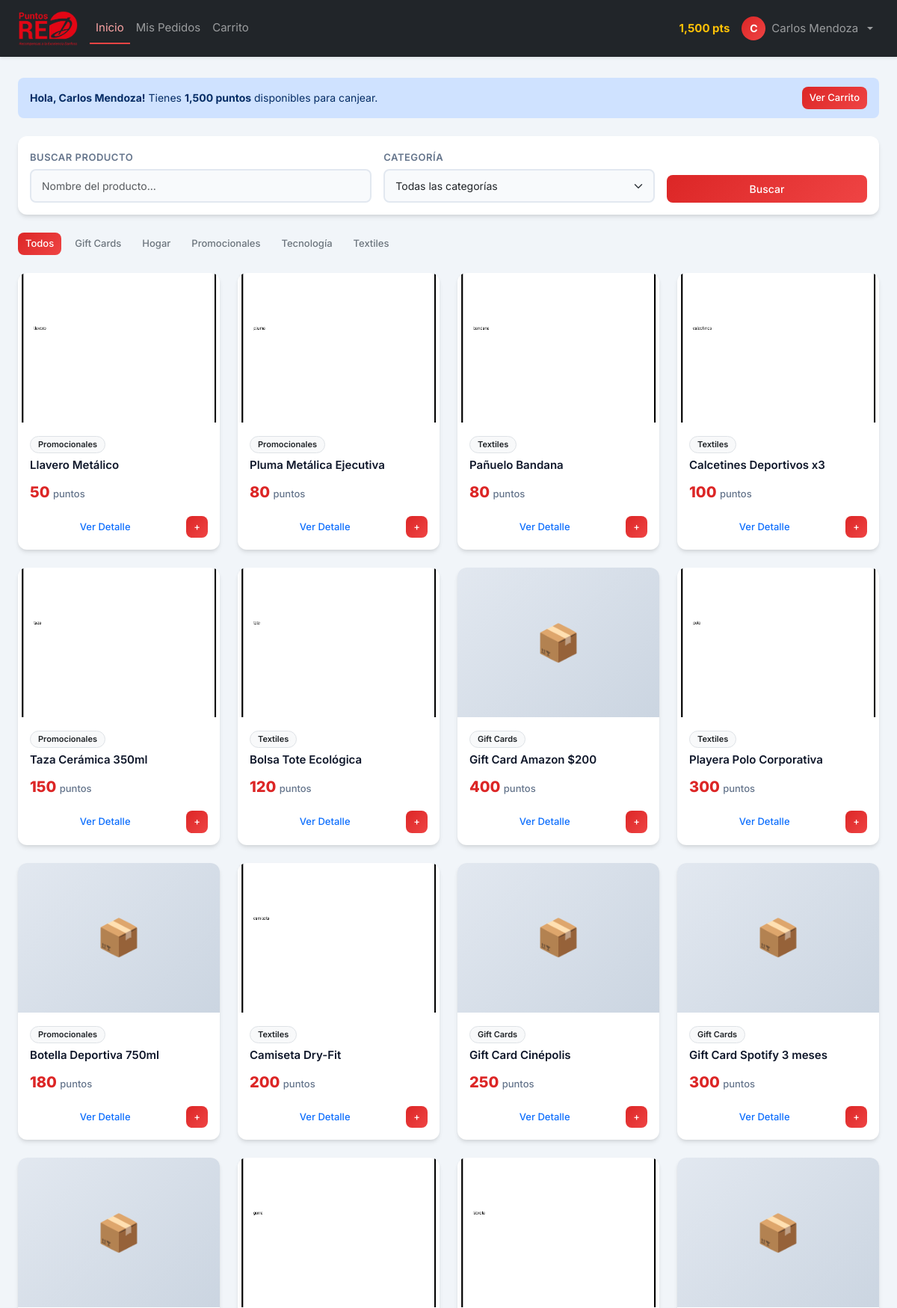
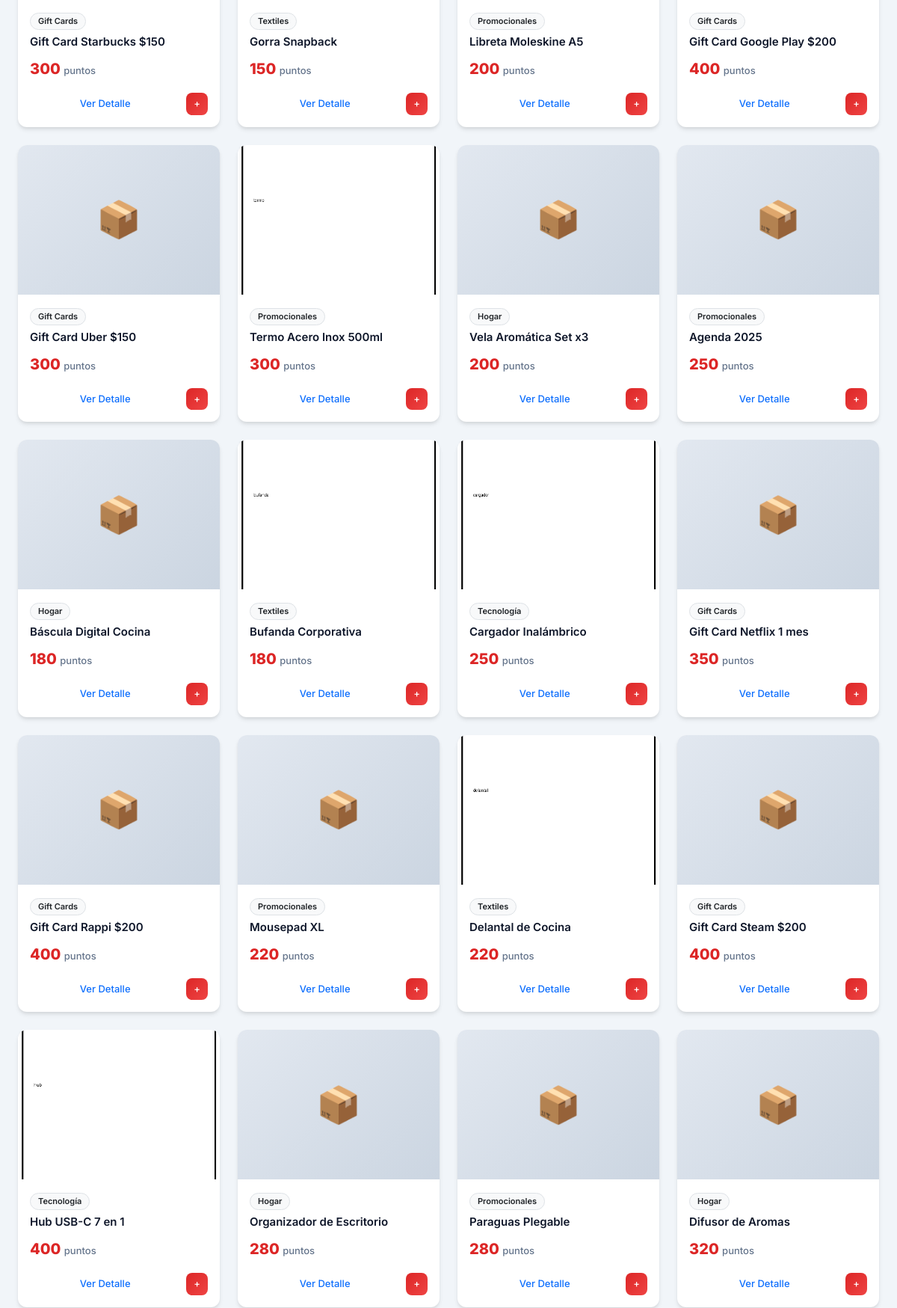
The app's page /usuario/index.php (signed in, upper part) with its own data (2 pictures, top to bottom).
### tables this page shows
CREATE TABLE categorias (
    id          INT UNSIGNED AUTO_INCREMENT PRIMARY KEY,
    nombre      VARCHAR(100) NOT NULL,
    descripcion TEXT,
    fecha_creacion DATETIME DEFAULT CURRENT_TIMESTAMP
);

CREATE TABLE productos (
    id              INT UNSIGNED AUTO_INCREMENT PRIMARY KEY,
    nombre          VARCHAR(200) NOT NULL,
    descripcion     TEXT,
    categoria_id    INT UNSIGNED NOT NULL,
    precio_puntos   INT UNSIGNED NOT NULL,                
    precio_pesos   DECIMAL(10,2) DEFAULT 0,            
    stock           INT UNSIGNED NOT NULL DEFAULT 0,
    imagen_url      VARCHAR(500) DEFAULT 'assets/img/productos/default.png',
    fecha_creacion  DATETIME DEFAULT CURRENT_TIMESTAMP,
    CONSTRAINT fk_producto_categoria FOREIGN KEY (categoria_id)
        REFERENCES categorias(id) ON DELETE RESTRICT ON UPDATE CASCADE
);

### includes/sesion.php (called while the page is built, shortened)
<?php
require_once __DIR__ . '/../config/seguridad.php';
function obtener_usuario_sesion() {
    return [
        'id'     => $_SESSION['usuario_id'] ?? 0,
        'nombre' => $_SESSION['nombre']     ?? '',
        'email'  => $_SESSION['email']      ?? '',
        'rol'    => $_SESSION['rol']        ?? '',
        'puntos' => $_SESSION['puntos']     ?? 0,
    ];
}
function obtener_ruta_base() {
    $script = $_SERVER['SCRIPT_FILENAME'];
    if (
        strpos($script, '/admin/') !== false || strpos($script, '\\admin\\') !== false ||
        strpos($script, '/usuario/') !== false || strpos($script, '\\usuario\\') !== false ||
        strpos($script, '/api/') !== false || strpos($script, '\\api\\') !== false
    ) {
        return '../';
    }
    return '';
}

### config/seguridad.php (called while the page is built, shortened)
<?php
function sanitizar_salida($texto) {
    return htmlspecialchars($texto ?? '', ENT_QUOTES, 'UTF-8');
}

### usuario/index.php (the view, shortened to what this page needs)
<?php
require_once '../includes/sesion.php';
require_once '../config/conexion.php';
$usuario = obtener_usuario_sesion();
$stmt = $pdo->prepare("SELECT id, nombre FROM categorias ORDER BY nombre");
$stmt->execute();
$categorias = $stmt->fetchAll();
$categoria_id = isset($_GET['categoria']) && is_numeric($_GET['categoria']) ? (int)$_GET['categoria'] : null;
$busqueda     = trim($_GET['buscar'] ?? '');
$sql    = "SELECT p.*, c.nombre AS categoria_nombre FROM productos p INNER JOIN categorias c ON p.categoria_id = c.id WHERE 1=1";
$params = [];
$sql .= " ORDER BY p.stock DESC, p.nombre";
$stmt = $pdo->prepare($sql);
$stmt->execute($params);
$productos = $stmt->fetchAll();
?>
<!DOCTYPE html>
<html lang="es">
<head>
    <link href="https://cdn.jsdelivr.net/npm/bootstrap@5.3.2/dist/css/bootstrap.min.css" rel="stylesheet">
    <link href="../assets/css/estilos.css" rel="stylesheet">
</head>
<body>
<?php require_once '../includes/navbar.php'; ?>
<div class="main-content">
<div class="container-fluid px-4">
    <div class="alert alert-primary d-flex align-items-center justify-content-between mb-4 rounded-3" role="alert">
        <div>
            <strong>Hola, <?= sanitizar_salida($usuario['nombre']) ?>!</strong>
            Tienes <strong><?= number_format($usuario['puntos']) ?> puntos</strong> disponibles para canjear.
        </div>
        <a href="carrito.php" class="btn btn-primary btn-sm">Ver Carrito</a>
    </div>
    <div class="card mb-4">
        <div class="card-body py-3">
            <form method="GET" action="index.php" class="row g-3 align-items-end" id="formFiltros">
                <div class="col-md-5">
                    <label class="form-label">Buscar Producto</label>
                    <input type="text" class="form-control" name="buscar" id="inputBuscar"
                           placeholder="Nombre del producto..."
                           value="<?= sanitizar_salida($busqueda) ?>">
                </div>
                <div class="col-md-4">
                    <label class="form-label">Categoría</label>
                    <select class="form-select" name="categoria" id="selectCategoria">
                        <option value="">Todas las categorías</option>
                    </select>
                </div>
                <div class="col-md-3">
                    <button type="submit" class="btn btn-primary w-100">Buscar</button>
                </div>
            </form>
        </div>
    </div>
    <div class="d-flex flex-wrap gap-2 mb-4">
        <a href="index.php" class="btn btn-sm <?= $categoria_id === null && empty($busqueda) ? 'btn-primary' : 'btn-outline-secondary' ?>">
            Todos
        </a>
        <?php foreach ($categorias as $cat): ?>
        <a href="index.php?categoria=<?= $cat['id'] ?>"
           class="btn btn-sm <?= $categoria_id === (int)$cat['id'] ? 'btn-primary' : 'btn-outline-secondary' ?>">
            <?= sanitizar_salida($cat['nombre']) ?>
        </a>
        <?php endforeach; ?>
    </div>
    <div class="row g-4" id="gridProductos">
        <?php if (empty($productos)): ?>
        <div class="col-12 text-center py-5">
            <div style="font-size:64px">🔍</div>
            <h4 class="text-muted">No se encontraron productos</h4>
            <a href="index.php" class="btn btn-primary mt-3">Ver todos los productos</a>
        </div>
        <?php else: ?>
        <?php foreach ($productos as $p): ?>
        <div class="col-xl-3 col-lg-4 col-md-6">
            <div class="product-card card">
                <div class="product-img-placeholder" onclick="verDetalleProducto(<?= htmlspecialchars(json_encode($p), ENT_QUOTES) ?>)" style="cursor:pointer">
                    <img src="../<?= sanitizar_salida($p['imagen_url']) ?>"
                         alt="<?= sanitizar_salida($p['nombre']) ?>"
                         class="product-img"
                         onerror="this.parentElement.innerHTML='<div class=\'product-img-placeholder\'>📦</div>'">
                </div>
                <div class="card-body d-flex flex-column">
                    <div class="mb-1">
                        <span class="badge bg-light text-dark border" style="font-size:11px">
                            <?= sanitizar_salida($p['categoria_nombre']) ?>
                        </span>
                    </div>
                    <div class="product-name"><?= sanitizar_salida($p['nombre']) ?></div>
                    <div class="product-price mt-auto">
                        <?= number_format($p['precio_puntos']) ?>
                        <span>puntos</span>
                    </div>
                    <div class="d-flex gap-2 mt-3">
                        <button class="btn btn-outline-primary btn-sm flex-grow-1"
                                onclick="verDetalleProducto(<?= htmlspecialchars(json_encode($p), ENT_QUOTES) ?>)">
                            Ver Detalle
                        </button>
                        <?php if ($p['stock'] > 0): ?>
                        <button class="btn btn-primary btn-sm"
                                onclick="agregarCarritoRapido(<?= $p['id'] ?>, '<?= sanitizar_salida($p['nombre']) ?>')"
                                title="Agregar al carrito">
                            +
                        </button>
                        <?php endif; ?>
                    </div>
                </div>
            </div>
        </div>
        <?php endforeach; ?>
        <?php endif; ?>
    </div>
</div>
</div>
</body>
</html>

### includes/navbar.php (shortened to what this page needs)
<?php
$usuario_sesion = obtener_usuario_sesion();
$nombre_usuario = sanitizar_salida($usuario_sesion['nombre']);
$puntos_usuario = number_format($usuario_sesion['puntos']);
$rol_usuario    = $usuario_sesion['rol'];
$base = obtener_ruta_base();
?>
<nav class="navbar navbar-expand-lg navbar-dark bg-dark shadow-sm sticky-top">
    <div class="container-fluid px-4">
        <a class="navbar-brand d-flex align-items-center gap-2" href="<?= $base ?>index.php">
            <img src="<?= $base ?>assets/img/menu.png" alt="Puntos Red" style="width: 80px; height: 50px; object-fit: contain;">
        </a>
        <div class="collapse navbar-collapse" id="navbarPrincipal">
            <?php if ($rol_usuario === 'admin'): ?>
            <!-- ================================================
                 MENÚ ADMINISTRADOR
                 ================================================ -->
            <ul class="navbar-nav me-auto mb-2 mb-lg-0">
                <li class="nav-item">
                    <a class="nav-link <?= basename($_SERVER['PHP_SELF']) === 'index.php' && strpos($_SERVER['PHP_SELF'], 'admin') !== false ? 'active' : '' ?>"
                       href="<?= $base ?>admin/index.php">
                        Dashboard
                    </a>
                </li>
                <li class="nav-item">
                    <a class="nav-link <?= basename($_SERVER['PHP_SELF']) === 'productos.php' ? 'active' : '' ?>"
                       href="<?= $base ?>admin/productos.php">
                        Productos
                    </a>
                </li>
                <li class="nav-item">
                    <a class="nav-link <?= basename($_SERVER['PHP_SELF']) === 'usuarios.php' ? 'active' : '' ?>"
                       href="<?= $base ?>admin/usuarios.php">
                        Usuarios
                    </a>
                </li>
                <li class="nav-item">
                    <a class="nav-link <?= basename($_SERVER['PHP_SELF']) === 'puntos_masivos.php' ? 'active' : '' ?>"
                       href="<?= $base ?>admin/puntos_masivos.php">
                        Puntos Masivos
                    </a>
                </li>
                <li class="nav-item">
                    <a class="nav-link <?= basename($_SERVER['PHP_SELF']) === 'pedidos.php' ? 'active' : '' ?>"
                       href="<?= $base ?>admin/pedidos.php">
                        Pedidos
                    </a>
                </li>
                <li class="nav-item">
                    <a class="nav-link <?= basename($_SERVER['PHP_SELF']) === 'reportes.php' ? 'active' : '' ?>"
                       href="<?= $base ?>admin/reportes.php">
                        Reportes
                    </a>
                </li>
            </ul>
            <?php else: ?>
            <ul class="navbar-nav me-auto mb-2 mb-lg-0">
                <li class="nav-item">
                    <a class="nav-link <?= basename($_SERVER['PHP_SELF']) === 'index.php' && strpos($_SERVER['PHP_SELF'], 'usuario') !== false ? 'active' : '' ?>"
                       href="<?= $base ?>usuario/index.php">
                        Inicio
                    </a>
                </li>
                <li class="nav-item">
                    <a class="nav-link <?= basename($_SERVER['PHP_SELF']) === 'mis_pedidos.php' ? 'active' : '' ?>"
                       href="<?= $base ?>usuario/mis_pedidos.php">
                        Mis Pedidos
                    </a>
                </li>
                <li class="nav-item">
                    <a class="nav-link position-relative <?= basename($_SERVER['PHP_SELF']) === 'carrito.php' ? 'active' : '' ?>"
                       href="<?= $base ?>usuario/carrito.php">
                        Carrito
                    </a>
                </li>
            </ul>
            <?php endif; ?>
            <ul class="navbar-nav ms-auto mb-2 mb-lg-0 align-items-lg-center gap-2">
                <?php if ($rol_usuario === 'usuario'): ?>
                <li class="nav-item">
                    <span class="navbar-text text-warning fw-bold">
                        <?= $puntos_usuario ?> pts
                    </span>
                </li>
                <?php endif; ?>
                <li class="nav-item dropdown">
                    <a class="nav-link dropdown-toggle d-flex align-items-center gap-2"
                       href="#" role="button" data-bs-toggle="dropdown" aria-expanded="false">
                        <div class="avatar-circle">
                            <?= strtoupper(substr($nombre_usuario, 0, 1)) ?>
                        </div>
                        <span class="d-none d-lg-inline"><?= $nombre_usuario ?></span>
                    </a>
                </li>
            </ul>
        </div>
    </div>
</nav>

### assets/css/estilos.css (style rules this page uses)
:root { --primary: #dc2626; --primary-light: #ef4444; --primary-dark: #991b1b; --secondary: #64748b; --success: #10b981; --danger: #ef4444; --warning: #f59e0b; --info: #06b6d4; --light: #f8fafc; --dark: #0f172a; --border: #e2e8f0; --shadow: 0 4px 6px -1px rgba(0,0,0,0.1), 0 2px 4px -1px rgba(0,0,0,0.06); --shadow-lg: 0 10px 15px -3px rgba(0,0,0,0.1), 0 4px 6px -2px rgba(0,0,0,0.05); --radius: 12px; --radius-sm: 8px; }
body { font-family: 'Inter', -apple-system, BlinkMacSystemFont, 'Segoe UI', sans-serif; background-color: #f1f5f9; color: var(--dark); font-size: 15px; line-height: 1.6; overflow-y: scroll; }
.main-content { padding: 28px 0; min-height: calc(100vh - 60px); }
.card { border: none; border-radius: var(--radius); box-shadow: var(--shadow); background: white; }
.btn { border-radius: var(--radius-sm); font-weight: 500; font-size: 14px; padding: 8px 16px; transition: all 0.2s ease; border: none; }
.btn-primary { background: linear-gradient(135deg, var(--primary), var(--primary-light)); color: white; }
.btn-sm { padding: 5px 10px; font-size: 13px; }
.form-control, .form-select { border: 2px solid var(--border); border-radius: var(--radius-sm); padding: 10px 14px; font-size: 14px; transition: all 0.2s ease; background-color: #f8fafc; }
.form-label { font-weight: 600; font-size: 13px; color: var(--secondary); text-transform: uppercase; letter-spacing: 0.5px; margin-bottom: 6px; }
.badge { font-size: 12px; font-weight: 600; padding: 5px 10px; border-radius: 20px; }
.alert { border: none; border-radius: var(--radius-sm); font-size: 14px; padding: 12px 16px; }
.product-card { border-radius: var(--radius); overflow: hidden; transition: all 0.3s ease; border: none; box-shadow: var(--shadow); height: 100%; }
.product-card .product-img { width: 100%; height: 200px; object-fit: cover; background: linear-gradient(135deg, #e2e8f0, #cbd5e1); }
.product-card .product-img-placeholder { width: 100%; height: 200px; background: linear-gradient(135deg, #e2e8f0, #cbd5e1); display: flex; align-items: center; justify-content: center; font-size: 48px; color: #94a3b8; }
.product-card .card-body { padding: 16px; }
.product-card .product-name { font-weight: 600; font-size: 15px; margin-bottom: 8px; color: var(--dark); display: -webkit-box; -webkit-line-clamp: 2; -webkit-box-orient: vertical; overflow: hidden; }
.product-card .product-price { font-size: 20px; font-weight: 800; color: var(--primary); }
.product-card .product-price span { font-size: 13px; font-weight: 500; color: var(--secondary); }

### includes/navbar.php (style rules this page uses)
.avatar-circle { width: 32px; height: 32px; background: linear-gradient(135deg, #dc2626, #ef4444); border-radius: 50%; display: flex; align-items: center; justify-content: center; color: white; font-weight: 700; font-size: 14px; }
.navbar-dark .navbar-nav .nav-link.active { color: #fca5a5 !important; border-bottom: 2px solid #ef4444; }

### records on screen
categorias: nombre "Gift Cards"
categorias: nombre "Hogar"
categorias: nombre "Promocionales"
categorias: nombre "Tecnología"
categorias: nombre "Textiles"
productos: imagen_url (picture), categoria.nombre "Promocionales", nombre "Llavero Metálico", precio_puntos "50"
productos: imagen_url (picture), categoria.nombre "Promocionales", nombre "Pluma Metálica Ejecutiva", precio_puntos "80"
productos: imagen_url (picture), categoria.nombre "Textiles", nombre "Pañuelo Bandana", precio_puntos "80"
productos: imagen_url (picture), categoria.nombre "Textiles", nombre "Calcetines Deportivos x3", precio_puntos "100"
productos: imagen_url (picture), categoria.nombre "Promocionales", nombre "Taza Cerámica 350ml", precio_puntos "150"
productos: imagen_url (picture), categoria.nombre "Textiles", nombre "Bolsa Tote Ecológica", precio_puntos "120"
productos: categoria.nombre "Gift Cards", nombre "Gift Card Amazon $200", precio_puntos "400"
productos: imagen_url (picture), categoria.nombre "Textiles", nombre "Playera Polo Corporativa", precio_puntos "300"
productos: categoria.nombre "Promocionales", nombre "Botella Deportiva 750ml", precio_puntos "180"
productos: imagen_url (picture), categoria.nombre "Textiles", nombre "Camiseta Dry-Fit", precio_puntos "200"
productos: categoria.nombre "Gift Cards", nombre "Gift Card Cinépolis", precio_puntos "250"
productos: categoria.nombre "Gift Cards", nombre "Gift Card Spotify 3 meses", precio_puntos "300"
productos: categoria.nombre "Gift Cards", nombre "Gift Card Starbucks $150", precio_puntos "300"
productos: imagen_url (picture), categoria.nombre "Textiles", nombre "Gorra Snapback", precio_puntos "150"
productos: imagen_url (picture), categoria.nombre "Promocionales", nombre "Libreta Moleskine A5", precio_puntos "200"
productos: categoria.nombre "Gift Cards", nombre "Gift Card Google Play $200", precio_puntos "400"
productos: categoria.nombre "Gift Cards", nombre "Gift Card Uber $150", precio_puntos "300"
productos: imagen_url (picture), categoria.nombre "Promocionales", nombre "Termo Acero Inox 500ml", precio_puntos "300"
productos: categoria.nombre "Hogar", nombre "Vela Aromática Set x3", precio_puntos "200"
productos: categoria.nombre "Promocionales", nombre "Agenda 2025", precio_puntos "250"
productos: categoria.nombre "Hogar", nombre "Báscula Digital Cocina", precio_puntos "180"
productos: imagen_url (picture), categoria.nombre "Textiles", nombre "Bufanda Corporativa", precio_puntos "180"
productos: imagen_url (picture), categoria.nombre "Tecnología", nombre "Cargador Inalámbrico", precio_puntos "250"
productos: categoria.nombre "Gift Cards", nombre "Gift Card Netflix 1 mes", precio_puntos "350"
productos: categoria.nombre "Gift Cards", nombre "Gift Card Rappi $200", precio_puntos "400"
productos: categoria.nombre "Promocionales", nombre "Mousepad XL", precio_puntos "220"
productos: imagen_url (picture), categoria.nombre "Textiles", nombre "Delantal de Cocina", precio_puntos "220"
productos: categoria.nombre "Gift Cards", nombre "Gift Card Steam $200", precio_puntos "400"
productos: imagen_url (picture), categoria.nombre "Tecnología", nombre "Hub USB-C 7 en 1", precio_puntos "400"
productos: categoria.nombre "Hogar", nombre "Organizador de Escritorio", precio_puntos "280"
productos: categoria.nombre "Promocionales", nombre "Paraguas Plegable", precio_puntos "280"
productos: categoria.nombre "Hogar", nombre "Difusor de Aromas", precio_puntos "320"

### other values on screen
$puntos_usuario "1,500"
substr($nombre_usuario, 0, 1) "C"
$nombre_usuario "Carlos Mendoza"
sanitizar_salida($usuario['nombre']) "Carlos Mendoza"
$usuario['puntos'] "1,500"
